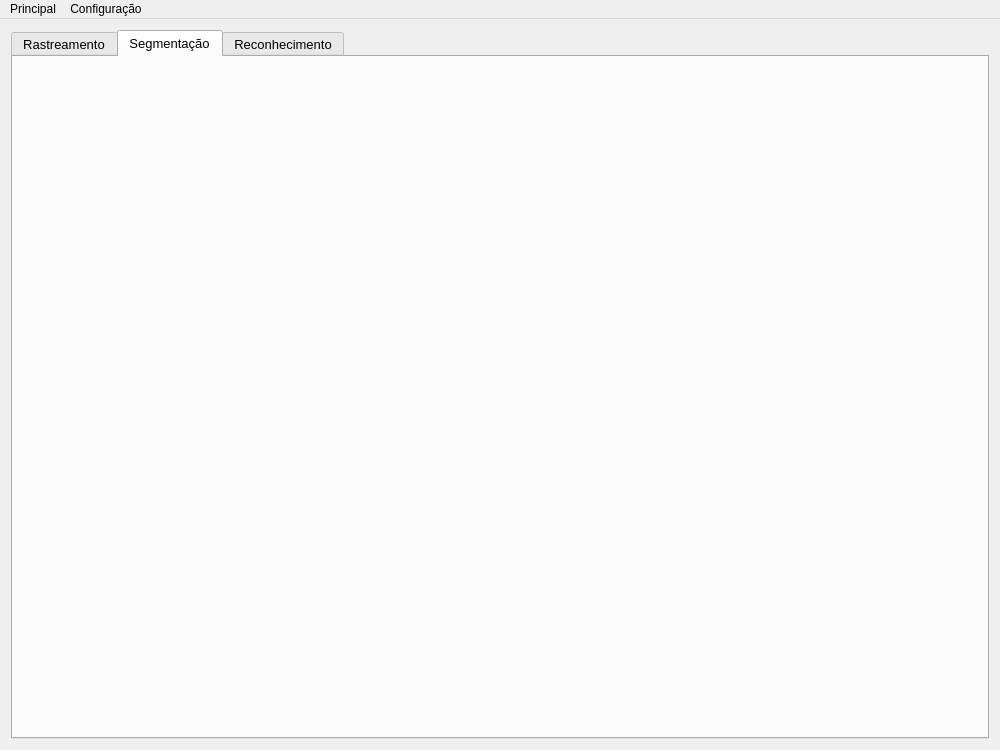
<?xml version="1.0" encoding="UTF-8"?>
<ui version="4.0">
 <class>MainWindow</class>
 <widget class="QMainWindow" name="MainWindow">
  <property name="geometry">
   <rect>
    <x>0</x>
    <y>0</y>
    <width>1000</width>
    <height>750</height>
   </rect>
  </property>
  <property name="windowTitle">
   <string>Expt-o 3D</string>
  </property>
  <widget class="QWidget" name="tabMain">
   <layout class="QHBoxLayout" name="horizontalLayout_2">
    <item>
     <layout class="QHBoxLayout" name="horizontalLayout">
      <item>
       <widget class="QTabWidget" name="maintab">
        <property name="font">
         <font>
          <pointsize>10</pointsize>
         </font>
        </property>
        <property name="currentIndex">
         <number>1</number>
        </property>
        <widget class="TrackingWidget" name="tracking">
         <attribute name="title">
          <string>Rastreamento</string>
         </attribute>
        </widget>
        <widget class="ClusteringWidget" name="clustering">
         <attribute name="title">
          <string>Segmentação</string>
         </attribute>
        </widget>
        <widget class="QWidget" name="recognition">
         <property name="contextMenuPolicy">
          <enum>Qt::NoContextMenu</enum>
         </property>
         <attribute name="title">
          <string>Reconhecimento</string>
         </attribute>
        </widget>
       </widget>
      </item>
     </layout>
    </item>
   </layout>
  </widget>
  <widget class="QMenuBar" name="menuBar">
   <property name="geometry">
    <rect>
     <x>0</x>
     <y>0</y>
     <width>1000</width>
     <height>31</height>
    </rect>
   </property>
   <widget class="QMenu" name="menu3D_Camera">
    <property name="title">
     <string>Principal</string>
    </property>
    <addaction name="actionExit"/>
   </widget>
   <widget class="QMenu" name="menuCamera_settings">
    <property name="title">
     <string>Configuração</string>
    </property>
    <widget class="QMenu" name="menuDepthImgMode">
     <property name="title">
      <string>Depth image mode</string>
     </property>
     <addaction name="actionDepthImgDefault_mode"/>
     <addaction name="actionDepthImgSXGA_15Hz"/>
     <addaction name="actionDepthImgVGA_30Hz"/>
     <addaction name="actionDepthImgVGA_25Hz"/>
     <addaction name="actionDepthImgQVGA_25_Hz"/>
     <addaction name="actionDepthImgQVGA_30Hz"/>
     <addaction name="actionDepthImgQVGA_60Hz"/>
     <addaction name="actionDepthImgQQVGA_25Hz"/>
     <addaction name="actionDepthImgQQVGA_30Hz"/>
     <addaction name="actionDepthImgQQVGA_60Hz"/>
    </widget>
    <widget class="QMenu" name="menuImage_mode">
     <property name="title">
      <string>Image mode</string>
     </property>
     <addaction name="actionImageDefault_mode"/>
     <addaction name="actionImageSXGA_15Hz"/>
     <addaction name="actionImageVGA_30Hz"/>
     <addaction name="actionImageVGA_25Hz"/>
     <addaction name="actionImageQVGA_25Hz"/>
     <addaction name="actionImageQVGA_30Hz"/>
     <addaction name="actionImageQVGA_60Hz"/>
     <addaction name="actionImageQQVGA_25Hz"/>
     <addaction name="actionImageQQVGA_30Hz"/>
     <addaction name="actionImageQQVGA_60Hz"/>
    </widget>
    <addaction name="actionUse_simulation"/>
    <addaction name="menuDepthImgMode"/>
    <addaction name="menuImage_mode"/>
   </widget>
   <addaction name="menu3D_Camera"/>
   <addaction name="menuCamera_settings"/>
  </widget>
  <action name="actionExit">
   <property name="text">
    <string>Sair</string>
   </property>
   <property name="font">
    <font>
     <pointsize>10</pointsize>
    </font>
   </property>
  </action>
  <action name="actionError">
   <property name="text">
    <string>Error</string>
   </property>
  </action>
  <action name="actionWarning">
   <property name="text">
    <string>Warning</string>
   </property>
  </action>
  <action name="actionInfo">
   <property name="text">
    <string>Info</string>
   </property>
  </action>
  <action name="actionDebug">
   <property name="text">
    <string>Debug</string>
   </property>
  </action>
  <action name="actionUse_simulation">
   <property name="checkable">
    <bool>true</bool>
   </property>
   <property name="checked">
    <bool>true</bool>
   </property>
   <property name="text">
    <string>Use simulation</string>
   </property>
  </action>
  <action name="actionDepthImgDefault_mode">
   <property name="checkable">
    <bool>true</bool>
   </property>
   <property name="checked">
    <bool>true</bool>
   </property>
   <property name="text">
    <string>Default mode</string>
   </property>
  </action>
  <action name="actionDepthImgSXGA_15Hz">
   <property name="checkable">
    <bool>true</bool>
   </property>
   <property name="text">
    <string>SXGA 15Hz</string>
   </property>
  </action>
  <action name="actionDepthImgVGA_30Hz">
   <property name="checkable">
    <bool>true</bool>
   </property>
   <property name="text">
    <string>VGA 30Hz</string>
   </property>
  </action>
  <action name="actionDepthImgVGA_25Hz">
   <property name="checkable">
    <bool>true</bool>
   </property>
   <property name="text">
    <string>VGA 25Hz</string>
   </property>
  </action>
  <action name="actionDepthImgQVGA_25_Hz">
   <property name="checkable">
    <bool>true</bool>
   </property>
   <property name="text">
    <string>QVGA 25Hz</string>
   </property>
  </action>
  <action name="actionDepthImgQVGA_30Hz">
   <property name="checkable">
    <bool>true</bool>
   </property>
   <property name="text">
    <string>QVGA 30Hz</string>
   </property>
  </action>
  <action name="actionDepthImgQQVGA_60Hz">
   <property name="checkable">
    <bool>true</bool>
   </property>
   <property name="text">
    <string>QQVGA 60Hz</string>
   </property>
  </action>
  <action name="actionDepthImgQQVGA_30Hz">
   <property name="checkable">
    <bool>true</bool>
   </property>
   <property name="text">
    <string>QQVGA 30Hz</string>
   </property>
  </action>
  <action name="actionImageDefault_mode">
   <property name="checkable">
    <bool>true</bool>
   </property>
   <property name="checked">
    <bool>true</bool>
   </property>
   <property name="text">
    <string>Default mode</string>
   </property>
  </action>
  <action name="actionImageSXGA_15Hz">
   <property name="checkable">
    <bool>true</bool>
   </property>
   <property name="text">
    <string>SXGA 15Hz</string>
   </property>
  </action>
  <action name="actionImageVGA_30Hz">
   <property name="checkable">
    <bool>true</bool>
   </property>
   <property name="text">
    <string>VGA 30Hz</string>
   </property>
  </action>
  <action name="actionImageVGA_25Hz">
   <property name="checkable">
    <bool>true</bool>
   </property>
   <property name="text">
    <string>VGA 25Hz</string>
   </property>
  </action>
  <action name="actionImageQVGA_25Hz">
   <property name="checkable">
    <bool>true</bool>
   </property>
   <property name="text">
    <string>QVGA 25Hz</string>
   </property>
  </action>
  <action name="actionImageQVGA_30Hz">
   <property name="checkable">
    <bool>true</bool>
   </property>
   <property name="text">
    <string>QVGA 30Hz</string>
   </property>
  </action>
  <action name="actionImageQVGA_60Hz">
   <property name="checkable">
    <bool>true</bool>
   </property>
   <property name="text">
    <string>QVGA 60Hz</string>
   </property>
  </action>
  <action name="actionImageQQVGA_25Hz">
   <property name="checkable">
    <bool>true</bool>
   </property>
   <property name="text">
    <string>QQVGA 25Hz</string>
   </property>
  </action>
  <action name="actionImageQQVGA_30Hz">
   <property name="checkable">
    <bool>true</bool>
   </property>
   <property name="text">
    <string>QQVGA 30Hz</string>
   </property>
  </action>
  <action name="actionImageQQVGA_60Hz">
   <property name="checkable">
    <bool>true</bool>
   </property>
   <property name="text">
    <string>QQVGA 60Hz</string>
   </property>
  </action>
  <action name="actionDepthImgQVGA_60Hz">
   <property name="checkable">
    <bool>true</bool>
   </property>
   <property name="text">
    <string>QVGA 60Hz</string>
   </property>
  </action>
  <action name="actionDepthImgQQVGA_25Hz">
   <property name="checkable">
    <bool>true</bool>
   </property>
   <property name="text">
    <string>QQVGA 25Hz</string>
   </property>
  </action>
 </widget>
 <layoutdefault spacing="6" margin="11"/>
 <customwidgets>
  <customwidget>
   <class>TrackingWidget</class>
   <extends>QWidget</extends>
   <header location="global">widget/TrackingWidget.h</header>
   <container>1</container>
  </customwidget>
  <customwidget>
   <class>ClusteringWidget</class>
   <extends>QWidget</extends>
   <header location="global">widget/ClusteringWidget.h</header>
   <container>1</container>
  </customwidget>
 </customwidgets>
 <resources/>
 <connections/>
</ui>
